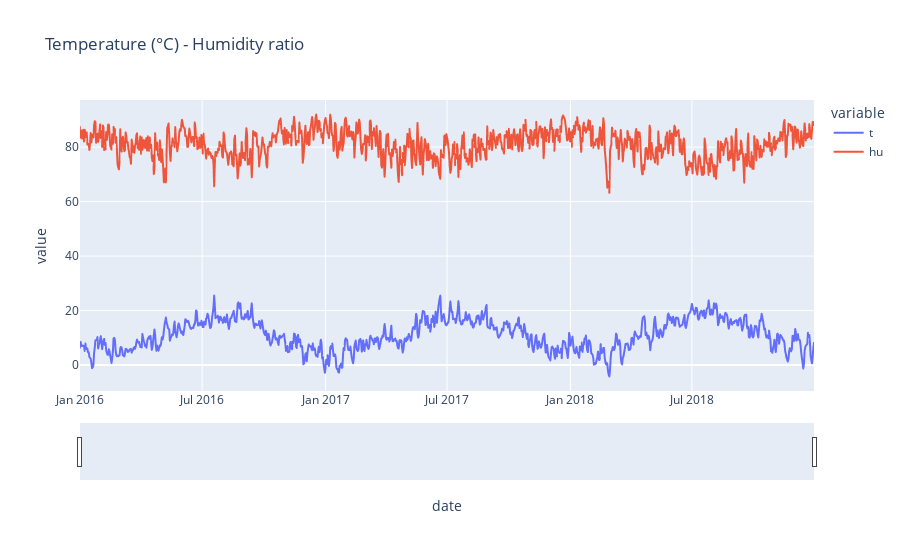

Notebook code cell kept with this figure:
### Code cell
#Nhiệt độ và độ ẩm theo thời gian
fig_temp_humidity = px.line(
    df_for_eda['2016-01-01':'2018-12-30'][['t','hu']].resample('D').mean(),
    title = 'Temperature (°C) - Humidity ratio' 
)
fig_temp_humidity.update_xaxes(rangeslider_visible=True)
fig_temp_humidity.show()

### Figure 1 — Plotly figure (JSON) as saved in the notebook; plotly's stock layout.template omitted (floating-point values rounded to 4 significant figures; data arrays with more than 128 entries replaced by an {"elided": "..."} marker saying what was removed)
{"data": [{"hovertemplate": "variable=t<br>date=%{x}<br>value=%{y}<extra></extra>", "legendgroup": "t", "line": {"color": "#636efa", "dash": "solid"}, "marker": {"symbol": "circle"}, "mode": "lines", "name": "t", "showlegend": true, "type": "scattergl", "x": {"elided": "1095 str values"}, "xaxis": "x", "y": {"elided": "1095 float values"}, "yaxis": "y"}, {"hovertemplate": "variable=hu<br>date=%{x}<br>value=%{y}<extra></extra>", "legendgroup": "hu", "line": {"color": "#EF553B", "dash": "solid"}, "marker": {"symbol": "circle"}, "mode": "lines", "name": "hu", "showlegend": true, "type": "scattergl", "x": {"elided": "1095 str values"}, "xaxis": "x", "y": {"elided": "1095 float values"}, "yaxis": "y"}], "layout": {"legend": {"title": {"text": "variable"}, "tracegroupgap": 0}, "title": {"text": "Temperature (°C) - Humidity ratio"}, "xaxis": {"anchor": "y", "domain": [0.0, 1.0], "rangeslider": {"visible": true}, "title": {"text": "date"}}, "yaxis": {"anchor": "x", "domain": [0.0, 1.0], "title": {"text": "value"}}}}
